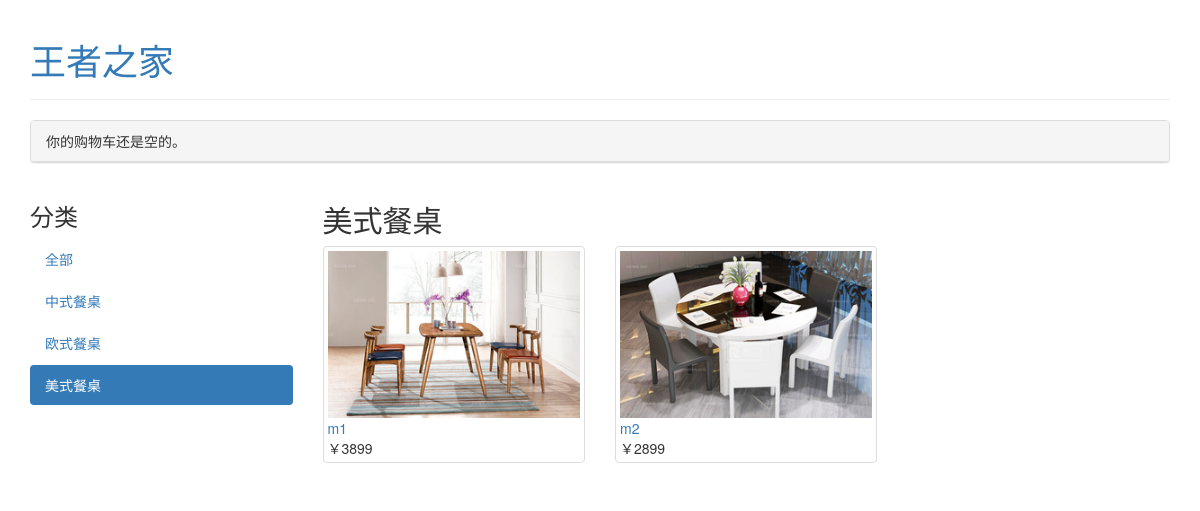
Screenshot of /EN_table/ with the database file from the repository.
### shop/models.py (models this page shows, shortened)
class Category(models.Model):
    name = models.CharField(max_length=200,
                            db_index=True)
    slug = models.SlugField(max_length=200,
                            db_index=True,
                            unique=True)
    class Meta:
        ordering = ('name',)
        verbose_name = 'category'
        verbose_name_plural = 'categories'
    def get_absolute_url(self):
        return reverse('shop:product_list_by_category',
                       args=[self.slug])

class Product(models.Model):
    category = models.ForeignKey(Category,
                                 related_name='products')
    name = models.CharField(max_length=200, db_index=True)
    slug = models.SlugField(max_length=200, db_index=True)
    image = models.ImageField(upload_to='products/%Y/%m/%d',
                              blank=True)
    description = models.TextField(blank=True)
    price = models.DecimalField(max_digits=10, decimal_places=0)
    stock = models.PositiveIntegerField()
    available = models.BooleanField(default=True)
    created = models.DateTimeField(auto_now_add=True)
    updated = models.DateTimeField(auto_now=True)
    class Meta:
        ordering = ('name',)
        index_together = (('id', 'slug'),)
    def get_absolute_url(self):
        return reverse('shop:product_detail',
                       args=[self.id, self.slug])

### shop/views.py (the view)
def product_list(request, category_slug=None):
    category = None
    categories = Category.objects.all()
    products = Product.objects.filter(available=True)
    if category_slug:
        category = get_object_or_404(Category, slug=category_slug)
        products = products.filter(category=category)
    return render(request,
                  'shop/product/list.html',
                  {'category': category,
                   'categories': categories,
                   'products': products})

### cart/cart.py (called while the page is built)
    def __len__(self):
        return sum(item['quantity'] for item in self.cart.values())

### cart/context_processors.py (called while the page is built)
def cart(request):
        return {'cart': Cart(request)}

### shop/templates/shop/product/list.html (shortened to what this page needs)
{% extends "shop/base.html" %}
{% load staticfiles %}
{% block content %}
    <div class="row">
        <div class="col-md-3">
            <h3>分类</h3>
            <ul class="nav nav-pills nav-stacked">
                <li {% if not category %}class="active"{% endif %}>
                    <a href="{% url "shop:product_list" %}">全部</a></li>
                {% for c in categories %}
                    <li {% if category.slug == c.slug %}class="active"{% endif %}>
                        <a href="{{ c.get_absolute_url }}">{{ c.name }}</a>
                    </li>
                {% endfor %}
            </ul>
        </div>
        <div class="col-md-9">
            <h2>{% if category %}{{ category.name }}{% else %}产品{% endif %}</h2>
            <div class="row">
                {% for product in products %}
                    <div class="col-md-4">
                        <div class="thumbnail">
                            <a href="{{ product.get_absolute_url }}">
                                <img src="{% if product.image %}{{ product.image.url }}
                                          {% else %}{% static "img/no_image.png" %} {% endif %}">
                            </a>
                            <a href="{{ product.get_absolute_url }}">{{ product.name }}</a><br>
                            ￥{{ product.price }}
                        </div>
                    </div>
                {% endfor %}
            </div>
        </div>
    </div>
{% endblock %}

### rows the page displays
Category: name "中式餐桌"
Category: name "欧式餐桌"
Category: name "美式餐桌"
Product: image (picture), name "m1", price "3899"
Product: image (picture), name "m2", price "2899"
